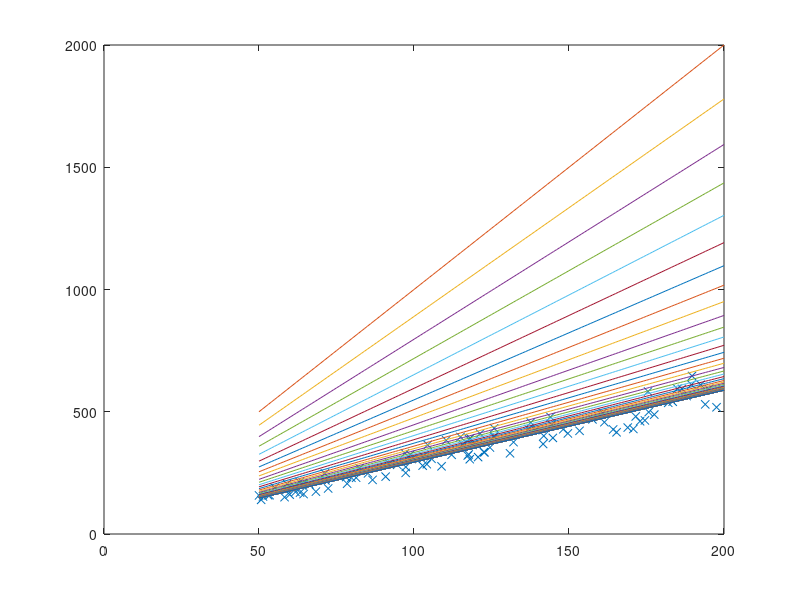

Recreate this plot in MATLAB.
%%%%%%%%%%%%%%%%%%%%%%%%%%%%%%%%%%%%%%%%%%%%%%%%%%%%%%%%%%%%%%%%%%%%%%%%%%%%%
%
% Gradient Descent algorithm for Cost Function optimization in Linear
% Regression.
%
%
% Lectures: II. Linear Regression With One Variable
%
%     http://www.ml-class.org/course/video/list
%
%
% First time I touch GNU Octave and first time I do numerical computations, so
% bear with me.
%
%
% For comments, corrections and improvements:
% 
%     https://github.com/rjack/ml-class/issues
%
%
% This work is released under the WTFPL:
%
%     http://sam.zoy.org/wtfpl/COPYING
%
%%%%%%%%%%%%%%%%%%%%%%%%%%%%%%%%%%%%%%%%%%%%%%%%%%%%%%%%%%%%%%%%%%%%%%%%%%%%%


m = 100;
x_min = 50;
x_max = 200;

alpha = 0.00001;


function [th0_step, th1_step] = gradient_descent_step(th0, th1, xs, ys, m, alpha)
	distances = (th0 + th1 * xs) - ys;

	th0_step = alpha * sum(distances) / m;
	th1_step = alpha * sum(distances .* xs) / m;
endfunction


function j = cost (th0, th1, xs, ys, m)
	j = sum((th0 + th1 * xs - ys)^2) / (2 * m);
endfunction


function res = converge (dx, dy, small_enough = 0)
	if (abs(dx) <= small_enough && abs(dy) <= small_enough)
		res = true;
	else
		res = false;
	endif
endfunction


function die_if_diverged (x)
	if (isnan(x))
		printf("Diverged!\n");
		exit(1);
	endif
endfunction


xs = x_min + rand(1, m) * (x_max - x_min);
ys = 3 * xs + -(xs/2) + xs .* rand(1, m);

th0 = 0;
th1 = 10;

figure;
plot(xs, ys, "x");
hold on;


tries = max_tries = 1000;
while (tries--)
	plot(x_min:x_max, th0 + th1 * (x_min:x_max))
	[th0_step, th1_step] = gradient_descent_step(th0, th1, xs, ys, m, alpha);
	if (converge(th0_step, th1_step, alpha))
		break;
	else
		th0 = th0 - th0_step;
		th1 = th1 - th1_step;

		die_if_diverged(th0);
		die_if_diverged(th1);
	endif
endwhile

printf("After %d iterations (out of %d)\n", max_tries - tries - 1, max_tries);
printf("th0 = %g\n", th0);
printf("th1 = %g\n", th1);
